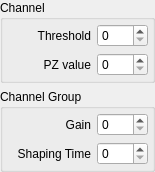
<?xml version="1.0" encoding="UTF-8"?>
<ui version="4.0">
 <class>Form</class>
 <widget class="QWidget" name="Form">
  <property name="geometry">
   <rect>
    <x>0</x>
    <y>0</y>
    <width>155</width>
    <height>153</height>
   </rect>
  </property>
  <property name="windowTitle">
   <string>Form</string>
  </property>
  <layout class="QGridLayout" name="gridLayout">
   <property name="margin">
    <number>0</number>
   </property>
   <item row="0" column="0">
    <widget class="QGroupBox" name="gb_channel">
     <property name="title">
      <string>Channel</string>
     </property>
     <layout class="QFormLayout" name="formLayout">
      <property name="margin">
       <number>4</number>
      </property>
      <item row="0" column="0">
       <widget class="QLabel" name="label_3">
        <property name="minimumSize">
         <size>
          <width>84</width>
          <height>0</height>
         </size>
        </property>
        <property name="text">
         <string>Threshold</string>
        </property>
        <property name="alignment">
         <set>Qt::AlignRight|Qt::AlignTrailing|Qt::AlignVCenter</set>
        </property>
        <property name="buddy">
         <cstring>spin_threshold</cstring>
        </property>
       </widget>
      </item>
      <item row="0" column="1">
       <widget class="QSpinBox" name="spin_threshold">
        <property name="maximum">
         <number>255</number>
        </property>
       </widget>
      </item>
      <item row="1" column="0">
       <widget class="QLabel" name="label_4">
        <property name="minimumSize">
         <size>
          <width>84</width>
          <height>0</height>
         </size>
        </property>
        <property name="text">
         <string>PZ value</string>
        </property>
        <property name="alignment">
         <set>Qt::AlignRight|Qt::AlignTrailing|Qt::AlignVCenter</set>
        </property>
        <property name="buddy">
         <cstring>spin_pz_value</cstring>
        </property>
       </widget>
      </item>
      <item row="1" column="1">
       <widget class="QSpinBox" name="spin_pz_value">
        <property name="maximum">
         <number>255</number>
        </property>
       </widget>
      </item>
     </layout>
    </widget>
   </item>
   <item row="1" column="0">
    <widget class="QGroupBox" name="gb_group">
     <property name="title">
      <string>Channel Group</string>
     </property>
     <layout class="QFormLayout" name="formLayout_2">
      <property name="margin">
       <number>4</number>
      </property>
      <item row="0" column="0">
       <widget class="QLabel" name="label">
        <property name="minimumSize">
         <size>
          <width>84</width>
          <height>0</height>
         </size>
        </property>
        <property name="text">
         <string>Gain</string>
        </property>
        <property name="alignment">
         <set>Qt::AlignRight|Qt::AlignTrailing|Qt::AlignVCenter</set>
        </property>
        <property name="buddy">
         <cstring>spin_gain</cstring>
        </property>
       </widget>
      </item>
      <item row="0" column="1">
       <widget class="QSpinBox" name="spin_gain">
        <property name="maximum">
         <number>15</number>
        </property>
       </widget>
      </item>
      <item row="1" column="0">
       <widget class="QLabel" name="label_2">
        <property name="minimumSize">
         <size>
          <width>84</width>
          <height>0</height>
         </size>
        </property>
        <property name="text">
         <string>Shaping Time</string>
        </property>
        <property name="alignment">
         <set>Qt::AlignRight|Qt::AlignTrailing|Qt::AlignVCenter</set>
        </property>
        <property name="buddy">
         <cstring>spin_shaping_time</cstring>
        </property>
       </widget>
      </item>
      <item row="1" column="1">
       <widget class="QSpinBox" name="spin_shaping_time">
        <property name="maximum">
         <number>3</number>
        </property>
       </widget>
      </item>
     </layout>
    </widget>
   </item>
  </layout>
 </widget>
 <resources/>
 <connections/>
</ui>
